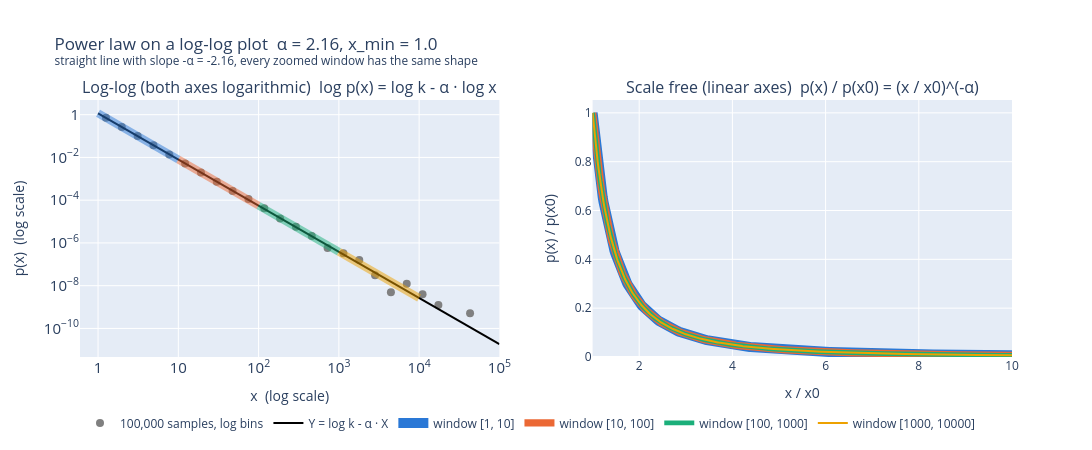

Source (notebook cell):
### Code cell
plot_log_log(
    alpha,
    x_min,
    log_pdf=lambda X: log_p_x(alpha, k, X),
    samples=sample_power_law(alpha, x_min, 100_000),
)

### Figure 1 — Plotly figure (JSON) as saved in the notebook; plotly's stock layout.template omitted (floating-point values rounded to 4 significant figures; data arrays with more than 128 entries replaced by an {"elided": "..."} marker saying what was removed)
{"data": [{"marker": {"color": "gray", "size": 8}, "mode": "markers", "name": "100,000 samples, log bins", "type": "scatter", "x": [1.255, 1.976, 3.112, 4.9, 7.717, 12.15, 19.14, 30.14, 47.46, 74.73, 117.7, 185.3, 291.8, 459.6, 723.7, 1140.0, 1795.0, 2826.0, 4450.0, 7008.0, 11040.0, 17380.0, 43100.0], "xaxis": "x", "y": [0.7104, 0.2681, 0.1018, 0.03754, 0.01373, 0.005214, 0.001958, 0.0007252, 0.0002701, 0.0001134, 4.212e-05, 1.402e-05, 5.761e-06, 2.09e-06, 5.732e-07, 3.257e-07, 1.582e-07, 3.09e-08, 4.906e-09, 1.246e-08, 3.957e-09, 1.256e-09, 5.066e-10], "yaxis": "y"}, {"line": {"color": "black", "width": 2}, "mode": "lines", "name": "Y = log k - α · X", "type": "scatter", "x": {"elided": "500 float values"}, "xaxis": "x", "y": {"elided": "500 float values"}, "yaxis": "y"}, {"legendgroup": "1.0", "line": {"color": "#2a78d6", "width": 8}, "mode": "lines", "opacity": 0.5, "showlegend": false, "type": "scatter", "x": [1.0, 1.048, 1.099, 1.151, 1.207, 1.265, 1.326, 1.389, 1.456, 1.526, 1.6, 1.677, 1.758, 1.842, 1.931, 2.024, 2.121, 2.223, 2.33, 2.442, 2.56, 2.683, 2.812, 2.947, 3.089, 3.237, 3.393, 3.556, 3.728, 3.907, 4.095, 4.292, 4.498, 4.715, 4.942, 5.179, 5.429, 5.69, 5.964, 6.251, 6.551, 6.866, 7.197, 7.543, 7.906, 8.286, 8.685, 9.103, 9.541, 10.0], "xaxis": "x", "y": [1.16, 1.048, 0.9469, 0.8555, 0.7729, 0.6983, 0.6309, 0.57, 0.515, 0.4653, 0.4204, 0.3798, 0.3431, 0.31, 0.2801, 0.2531, 0.2286, 0.2066, 0.1866, 0.1686, 0.1523, 0.1376, 0.1244, 0.1124, 0.1015, 0.09171, 0.08286, 0.07486, 0.06764, 0.06111, 0.05521, 0.04988, 0.04507, 0.04072, 0.03679, 0.03324, 0.03003, 0.02713, 0.02451, 0.02214, 0.02001, 0.01808, 0.01633, 0.01476, 0.01333, 0.01204, 0.01088, 0.009832, 0.008883, 0.008025], "yaxis": "y"}, {"legendgroup": "10.0", "line": {"color": "#eb6834", "width": 8}, "mode": "lines", "opacity": 0.5, "showlegend": false, "type": "scatter", "x": [10.0, 10.48, 10.99, 11.51, 12.07, 12.65, 13.26, 13.89, 14.56, 15.26, 16.0, 16.77, 17.58, 18.42, 19.31, 20.24, 21.21, 22.23, 23.3, 24.42, 25.6, 26.83, 28.12, 29.47, 30.89, 32.37, 33.93, 35.56, 37.28, 39.07, 40.95, 42.92, 44.98, 47.15, 49.42, 51.79, 54.29, 56.9, 59.64, 62.51, 65.51, 68.66, 71.97, 75.43, 79.06, 82.86, 86.85, 91.03, 95.41, 100.0], "xaxis": "x", "y": [0.008025, 0.007251, 0.006551, 0.005919, 0.005347, 0.004831, 0.004365, 0.003944, 0.003563, 0.003219, 0.002908, 0.002628, 0.002374, 0.002145, 0.001938, 0.001751, 0.001582, 0.001429, 0.001291, 0.001167, 0.001054, 0.0009522, 0.0008603, 0.0007773, 0.0007023, 0.0006345, 0.0005732, 0.0005179, 0.0004679, 0.0004228, 0.000382, 0.0003451, 0.0003118, 0.0002817, 0.0002545, 0.0002299, 0.0002077, 0.0001877, 0.0001696, 0.0001532, 0.0001384, 0.0001251, 0.000113, 0.0001021, 9.223e-05, 8.333e-05, 7.528e-05, 6.802e-05, 6.145e-05, 5.552e-05], "yaxis": "y"}, {"legendgroup": "100.0", "line": {"color": "#1baf7a", "width": 8}, "mode": "lines", "opacity": 0.5, "showlegend": false, "type": "scatter", "x": [100.0, 104.8, 109.9, 115.1, 120.7, 126.5, 132.6, 138.9, 145.6, 152.6, 160.0, 167.7, 175.8, 184.2, 193.1, 202.4, 212.1, 222.3, 233.0, 244.2, 256.0, 268.3, 281.2, 294.7, 308.9, 323.7, 339.3, 355.6, 372.8, 390.7, 409.5, 429.2, 449.8, 471.5, 494.2, 517.9, 542.9, 569.0, 596.4, 625.1, 655.1, 686.6, 719.7, 754.3, 790.6, 828.6, 868.5, 910.3, 954.1, 1000.0], "xaxis": "x", "y": [5.552e-05, 5.016e-05, 4.532e-05, 4.095e-05, 3.699e-05, 3.342e-05, 3.02e-05, 2.728e-05, 2.465e-05, 2.227e-05, 2.012e-05, 1.818e-05, 1.642e-05, 1.484e-05, 1.341e-05, 1.211e-05, 1.094e-05, 9.887e-06, 8.933e-06, 8.071e-06, 7.292e-06, 6.588e-06, 5.952e-06, 5.378e-06, 4.858e-06, 4.39e-06, 3.966e-06, 3.583e-06, 3.237e-06, 2.925e-06, 2.642e-06, 2.387e-06, 2.157e-06, 1.949e-06, 1.761e-06, 1.591e-06, 1.437e-06, 1.298e-06, 1.173e-06, 1.06e-06, 9.576e-07, 8.652e-07, 7.817e-07, 7.062e-07, 6.381e-07, 5.765e-07, 5.208e-07, 4.706e-07, 4.251e-07, 3.841e-07], "yaxis": "y"}, {"legendgroup": "1000.0", "line": {"color": "#eda100", "width": 8}, "mode": "lines", "opacity": 0.5, "showlegend": false, "type": "scatter", "x": [1000.0, 1048.0, 1099.0, 1151.0, 1207.0, 1265.0, 1326.0, 1389.0, 1456.0, 1526.0, 1600.0, 1677.0, 1758.0, 1842.0, 1931.0, 2024.0, 2121.0, 2223.0, 2330.0, 2442.0, 2560.0, 2683.0, 2812.0, 2947.0, 3089.0, 3237.0, 3393.0, 3556.0, 3728.0, 3907.0, 4095.0, 4292.0, 4498.0, 4715.0, 4942.0, 5179.0, 5429.0, 5690.0, 5964.0, 6251.0, 6551.0, 6866.0, 7197.0, 7543.0, 7906.0, 8286.0, 8685.0, 9103.0, 9541.0, 10000.0], "xaxis": "x", "y": [3.841e-07, 3.47e-07, 3.135e-07, 2.833e-07, 2.559e-07, 2.312e-07, 2.089e-07, 1.887e-07, 1.705e-07, 1.541e-07, 1.392e-07, 1.258e-07, 1.136e-07, 1.027e-07, 9.275e-08, 8.38e-08, 7.571e-08, 6.84e-08, 6.18e-08, 5.584e-08, 5.045e-08, 4.558e-08, 4.118e-08, 3.72e-08, 3.361e-08, 3.037e-08, 2.744e-08, 2.479e-08, 2.24e-08, 2.023e-08, 1.828e-08, 1.652e-08, 1.492e-08, 1.348e-08, 1.218e-08, 1.101e-08, 9.943e-09, 8.983e-09, 8.116e-09, 7.333e-09, 6.625e-09, 5.986e-09, 5.408e-09, 4.886e-09, 4.414e-09, 3.988e-09, 3.603e-09, 3.256e-09, 2.941e-09, 2.657e-09], "yaxis": "y"}, {"legendgroup": "1.0", "line": {"color": "#2a78d6", "width": 10}, "mode": "lines", "name": "window [1, 10]", "type": "scatter", "x": {"elided": "500 float values"}, "xaxis": "x2", "y": {"elided": "500 float values"}, "yaxis": "y2"}, {"legendgroup": "10.0", "line": {"color": "#eb6834", "width": 7.333}, "mode": "lines", "name": "window [10, 100]", "type": "scatter", "x": {"elided": "500 float values"}, "xaxis": "x2", "y": {"elided": "500 float values"}, "yaxis": "y2"}, {"legendgroup": "100.0", "line": {"color": "#1baf7a", "width": 4.667}, "mode": "lines", "name": "window [100, 1000]", "type": "scatter", "x": {"elided": "500 float values"}, "xaxis": "x2", "y": {"elided": "500 float values"}, "yaxis": "y2"}, {"legendgroup": "1000.0", "line": {"color": "#eda100", "width": 2}, "mode": "lines", "name": "window [1000, 10000]", "type": "scatter", "x": {"elided": "500 float values"}, "xaxis": "x2", "y": {"elided": "500 float values"}, "yaxis": "y2"}], "layout": {"annotations": [{"font": {"size": 16}, "showarrow": false, "text": "Log-log (both axes logarithmic)  log p(x) = log k - α · log x", "x": 0.225, "xanchor": "center", "xref": "paper", "y": 1, "yanchor": "bottom", "yref": "paper"}, {"font": {"size": 16}, "showarrow": false, "text": "Scale free (linear axes)  p(x) / p(x0) = (x / x0)^(-α)", "x": 0.775, "xanchor": "center", "xref": "paper", "y": 1, "yanchor": "bottom", "yref": "paper"}], "height": 450, "legend": {"orientation": "h", "y": -0.2}, "title": {"text": "Power law on a log-log plot  α = 2.16, x_min = 1.0<br><sup>straight line with slope -α = -2.16, every zoomed window has the same shape</sup>"}, "width": 1400, "xaxis": {"anchor": "y", "domain": [0, 0.45], "exponentformat": "power", "title": {"text": "x  (log scale)"}, "type": "log"}, "xaxis2": {"anchor": "y2", "domain": [0.55, 1], "range": [1, 10], "title": {"text": "x / x0"}}, "yaxis": {"anchor": "x", "domain": [0, 1], "exponentformat": "power", "title": {"text": "p(x)  (log scale)"}, "type": "log"}, "yaxis2": {"anchor": "x2", "domain": [0, 1], "rangemode": "tozero", "title": {"text": "p(x) / p(x0)"}}}}
